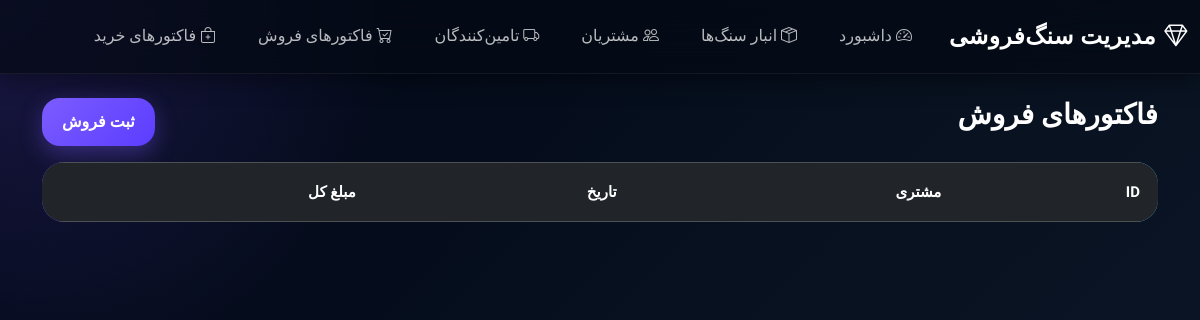
Before: /sales/ with the older database file.
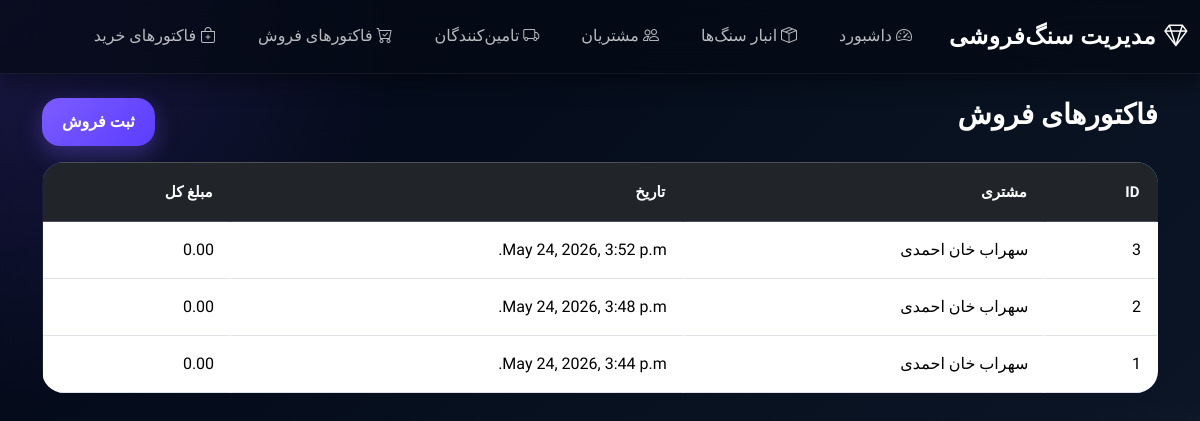
After: the same page with the newer database file.
### core/models.py (models this page shows, shortened)
class Sale(models.Model):
    customer = models.ForeignKey(Customer, on_delete=models.PROTECT)
    employee = models.ForeignKey(Employee, on_delete=models.SET_NULL, null=True)
    sale_date = models.DateTimeField(auto_now_add=True)
    total_amount = models.DecimalField(max_digits=14, decimal_places=2, default=0)

class Customer(models.Model):
    person = models.OneToOneField(Person, on_delete=models.CASCADE)
    customer_code = models.CharField(max_length=30, unique=True)
    def __str__(self):
        return str(self.person)

class Person(models.Model):
    PERSON_TYPES = [
        ('real', 'حقیقی'),
        ('legal', 'حقوقی'),
    ]
    first_name = models.CharField(max_length=100, verbose_name='نام')
    last_name = models.CharField(max_length=100, verbose_name='نام خانوادگی')
    national_code = models.CharField(
        max_length=20,
        unique=True,
        verbose_name='کد ملی / شناسه اقتصادی'
    )
    phone = models.CharField(max_length=15, verbose_name='شماره تماس')
    address = models.TextField(verbose_name='آدرس')
    person_type = models.CharField(
        max_length=10,
        choices=PERSON_TYPES,
        verbose_name='نوع شخص'
    )
    created_at = models.DateTimeField(auto_now_add=True)
    def __str__(self):
        return f"{self.first_name} {self.last_name}"
    class Meta:
        verbose_name = 'شخص'
        verbose_name_plural = 'اشخاص'

### core/views.py (the view)
# urls.py: path('sales/', sale_list, name='sale_list'),
def sale_list(request):
    sales = Sale.objects.all().order_by('-id')
    return render(request, 'core/sale_list.html', {'sales': sales})

### core/templates/core/sale_list.html (shortened to what this page needs)
{% extends 'core/base.html' %}
{% block content %}
<div class="d-flex justify-content-between mb-3">
    <h3>فاکتورهای فروش</h3>
    <a href="{% url 'add_sale' %}" class="btn btn-primary">
        ثبت فروش
    </a>
</div>
<table class="table table-bordered">
    <thead class="table-dark">
        <tr>
            <th>ID</th>
            <th>مشتری</th>
            <th>تاریخ</th>
            <th>مبلغ کل</th>
        </tr>
    </thead>
    <tbody>
        {% for sale in sales %}
        <tr>
            <td>{{ sale.id }}</td>
            <td>{{ sale.customer }}</td>
            <td>{{ sale.sale_date }}</td>
            <td>{{ sale.total_amount }}</td>
        </tr>
        {% endfor %}
    </tbody>
</table>
{% endblock %}

### core/templates/core/base.html (shortened to what this page needs)
{% load static %}
<!DOCTYPE html>
<html lang="fa" dir="rtl">
<head>
    <link rel="stylesheet" href="https://cdn.jsdelivr.net/npm/bootstrap@5.3.3/dist/css/bootstrap.rtl.min.css">
    <link rel="stylesheet" href="https://cdn.jsdelivr.net/npm/bootstrap-icons@1.11.3/font/bootstrap-icons.min.css">
    <link rel="stylesheet" href="{% static 'core/style.css' %}">
</head>
<body>
    <nav class="navbar navbar-expand-lg navbar-dark bg-dark mb-4">
        <div class="container-fluid">
            <a class="navbar-brand fw-bold" href="{% url 'home' %}">
                <i class="bi bi-gem me-2"></i>مدیریت سنگ‌فروشی
            </a>
            <div class="collapse navbar-collapse" id="navbarNav">
                <ul class="navbar-nav me-auto mb-2 mb-lg-0">
                    <li class="nav-item">
                        <a class="nav-link" href="{% url 'home' %}"><i class="bi bi-speedometer2"></i> داشبورد</a>
                    </li>
                    <li class="nav-item">
                        <a class="nav-link" href="{% url 'stone_list' %}"><i class="bi bi-box-seam"></i> انبار سنگ‌ها</a>
                    </li>
                    <li class="nav-item">
                        <a class="nav-link" href="{% url 'customer_list' %}"><i class="bi bi-people"></i> مشتریان</a>
                    </li>
                    <li class="nav-item">
                        <a class="nav-link" href="{% url 'supplier_list' %}"><i class="bi bi-truck"></i> تامین‌کنندگان</a>
                    </li>
                    <li class="nav-item">
                        <a class="nav-link" href="{% url 'sale_list' %}"><i class="bi bi-cart-check"></i> فاکتورهای فروش</a>
                    </li>
                    <li class="nav-item">
                        <a class="nav-link" href="{% url 'purchase_list' %}"><i class="bi bi-bag-plus"></i> فاکتورهای خرید</a>
                    </li>
                </ul>
            </div>
        </div>
    </nav>
    <div class="container">
        {% block content %}
        {% endblock %}
    </div>
</body>
</html>

### core/static/core/style.css (style rules this page uses)
:root { --bg:#07111f; --card:#101b2d; --glass:rgba(255,255,255,0.06); --border:rgba(255,255,255,0.08); --primary:#7c5cff; --primary2:#5ce1e6; --success:#00d68f; --danger:#ff4d6d; --warning:#ffb703; --text:#ffffff; --muted:#a8b3cf; --shadow: 0 10px 30px rgba(0,0,0,0.35); --radius:28px; }
* { margin:0; padding:0; box-sizing:border-box; }
body { font-family:'Vazirmatn',sans-serif; min-height:100vh; color:var(--text); background: radial-gradient(circle at top left,#7c5cff33 0%,transparent 28%), radial-gradient(circle at bottom right,#5ce1e633 0%,transparent 28%), linear-gradient(135deg,#020617,#07111f,#0f172a); background-attachment:fixed; overflow-x:hidden; }
.navbar { background:rgba(5,10,20,0.72)!important; backdrop-filter:blur(18px); border-bottom:1px solid rgba(255,255,255,0.06); padding:14px 0; box-shadow:0 6px 25px rgba(0,0,0,0.4); }
.navbar-brand { color:white!important; font-weight:900; font-size:1.45rem; letter-spacing:0.5px; }
.nav-link { color:rgba(255,255,255,0.72)!important; margin:0 5px; padding:10px 16px!important; border-radius:14px; transition:0.35s; position:relative; overflow:hidden; }
.nav-link::before { content:''; position:absolute; inset:0; background:linear-gradient(135deg,#7c5cff,#5ce1e6); opacity:0; transition:0.35s; z-index:-1; }
.container { position:relative; z-index:2; }
.bi { transition:0.45s; }
h1,h2,h3,h4,h5 { font-weight:900; color:white; }
.btn { border:none; border-radius:18px; padding:12px 20px; font-weight:700; transition:0.35s; position:relative; overflow:hidden; }
.btn::before { content:''; position:absolute; inset:0; background:rgba(255,255,255,0.15); opacity:0; transition:0.3s; }
.btn-primary { background: linear-gradient( 135deg, #7c5cff, #5b3dff ); box-shadow: 0 8px 22px rgba(124,92,255,0.35); }
.table { color:white; border-radius:22px; overflow:hidden; background:rgba(255,255,255,0.04); backdrop-filter:blur(14px); }
.table thead { background: linear-gradient( 135deg, #7c5cff, #5ce1e6 ); }
.table th { border:none; padding:18px; font-size:15px; font-weight:800; }
.table td { border-color:rgba(255,255,255,0.05); padding:16px; vertical-align:middle; }
::placeholder { color:#bfc8dd!important; }
.card, .table, .alert { animation:fadeUp .55s ease; }

Changed rows visible on the page:
added Sale: id "3", customer "سهراب خان احمدی", sale_date "May 24, 2026, 3:52 p.m.", total_amount "0.00"
added Sale: id "2", customer "سهراب خان احمدی", sale_date "May 24, 2026, 3:48 p.m.", total_amount "0.00"
added Sale: id "1", customer "سهراب خان احمدی", sale_date "May 24, 2026, 3:44 p.m.", total_amount "0.00"
